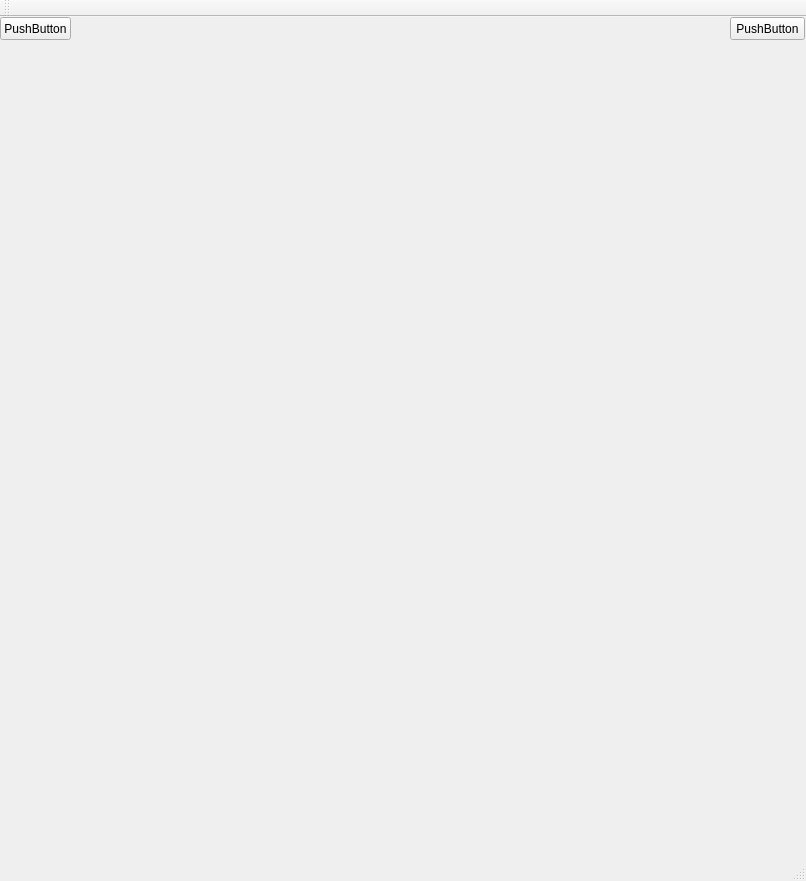
<?xml version="1.0" encoding="UTF-8"?>
<ui version="4.0">
 <class>MainWindow</class>
 <widget class="QMainWindow" name="MainWindow">
  <property name="geometry">
   <rect>
    <x>0</x>
    <y>0</y>
    <width>806</width>
    <height>881</height>
   </rect>
  </property>
  <property name="windowTitle">
   <string>MainWindow</string>
  </property>
  <widget class="QWidget" name="centralWidget">
   <widget class="QPushButton" name="pushButton">
    <property name="geometry">
     <rect>
      <x>0</x>
      <y>0</y>
      <width>71</width>
      <height>23</height>
     </rect>
    </property>
    <property name="text">
     <string>PushButton</string>
    </property>
   </widget>
   <widget class="QPushButton" name="pushButton_2">
    <property name="geometry">
     <rect>
      <x>730</x>
      <y>0</y>
      <width>75</width>
      <height>23</height>
     </rect>
    </property>
    <property name="text">
     <string>PushButton</string>
    </property>
   </widget>
   <widget class="QLabel" name="label">
    <property name="geometry">
     <rect>
      <x>0</x>
      <y>0</y>
      <width>801</width>
      <height>851</height>
     </rect>
    </property>
    <property name="minimumSize">
     <size>
      <width>400</width>
      <height>600</height>
     </size>
    </property>
    <property name="text">
     <string/>
    </property>
   </widget>
   <zorder>label</zorder>
   <zorder>pushButton</zorder>
   <zorder>pushButton_2</zorder>
  </widget>
  <widget class="QMenuBar" name="menuBar">
   <property name="geometry">
    <rect>
     <x>0</x>
     <y>0</y>
     <width>806</width>
     <height>21</height>
    </rect>
   </property>
  </widget>
  <widget class="QToolBar" name="mainToolBar">
   <attribute name="toolBarArea">
    <enum>TopToolBarArea</enum>
   </attribute>
   <attribute name="toolBarBreak">
    <bool>false</bool>
   </attribute>
  </widget>
  <widget class="QStatusBar" name="statusBar"/>
 </widget>
 <layoutdefault spacing="6" margin="11"/>
 <resources/>
 <connections/>
</ui>
